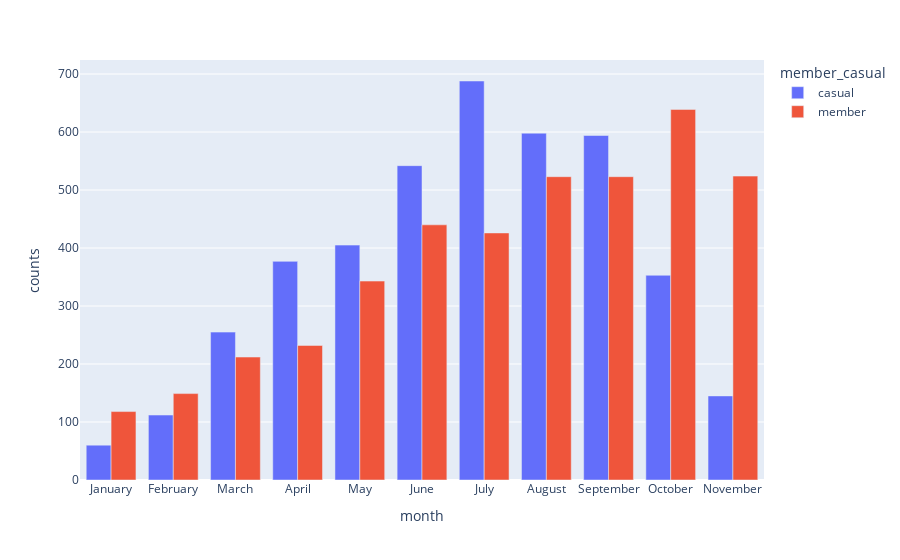

Here is the notebook cell this chart was saved with:
### Markdown cell above
**4) Do member bikers ride consistently over the months?**

### Code cell
df_1 = df_smote_final.groupby(by=["month", "member_casual"]).size().reset_index(name="counts")
map_month = {
    1: 'January',
    2: 'February',
    3: 'March',
    4: 'April',
    5: 'May',
    6: 'June',
    7: 'July',
    8: 'August',
    9: 'September',
    10: 'October', 
    11: 'November',
    12: 'December'
}
df_1['month'] = df_1['month'].map(map_month)
fig = px.bar(df_1, x="month", y="counts",color="member_casual",barmode="group")
fig.show()

### Figure 1 — Plotly figure (JSON) as saved in the notebook; plotly's stock layout.template omitted (floating-point values rounded to 4 significant figures)
{"data": [{"alignmentgroup": "True", "hovertemplate": "member_casual=casual<br>month=%{x}<br>counts=%{y}<extra></extra>", "legendgroup": "casual", "marker": {"color": "#636efa", "pattern": {"shape": ""}}, "name": "casual", "offsetgroup": "casual", "orientation": "v", "showlegend": true, "textposition": "auto", "type": "bar", "x": ["January", "February", "March", "April", "May", "June", "July", "August", "September", "October", "November"], "xaxis": "x", "y": [60, 112, 255, 377, 405, 542, 688, 598, 594, 353, 145], "yaxis": "y"}, {"alignmentgroup": "True", "hovertemplate": "member_casual=member<br>month=%{x}<br>counts=%{y}<extra></extra>", "legendgroup": "member", "marker": {"color": "#EF553B", "pattern": {"shape": ""}}, "name": "member", "offsetgroup": "member", "orientation": "v", "showlegend": true, "textposition": "auto", "type": "bar", "x": ["January", "February", "March", "April", "May", "June", "July", "August", "September", "October", "November"], "xaxis": "x", "y": [118, 149, 212, 232, 343, 440, 426, 523, 523, 639, 524], "yaxis": "y"}], "layout": {"barmode": "group", "legend": {"title": {"text": "member_casual"}, "tracegroupgap": 0}, "margin": {"t": 60}, "xaxis": {"anchor": "y", "domain": [0, 1], "title": {"text": "month"}}, "yaxis": {"anchor": "x", "domain": [0, 1], "title": {"text": "counts"}}}}
